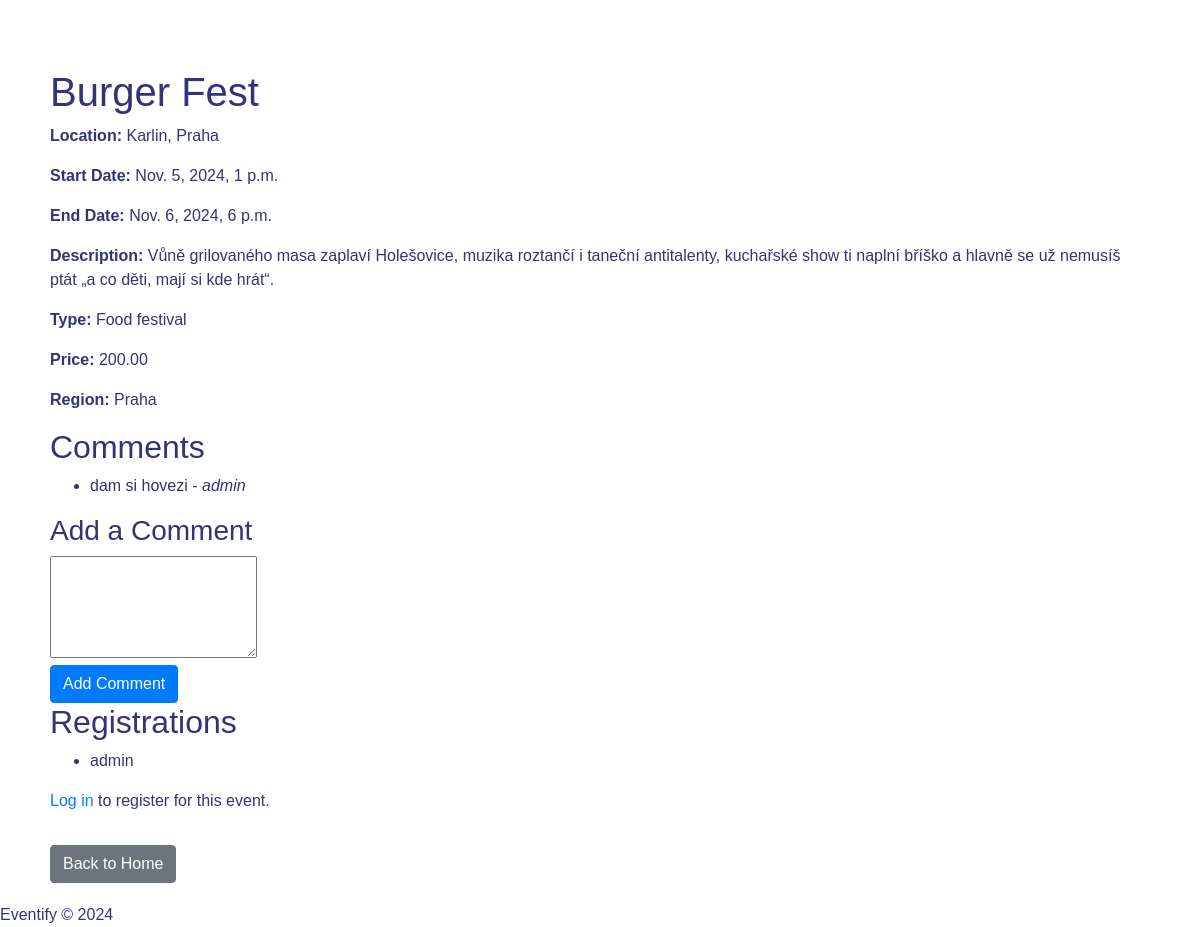
/event/1/, run on an earlier commit of the app's database.
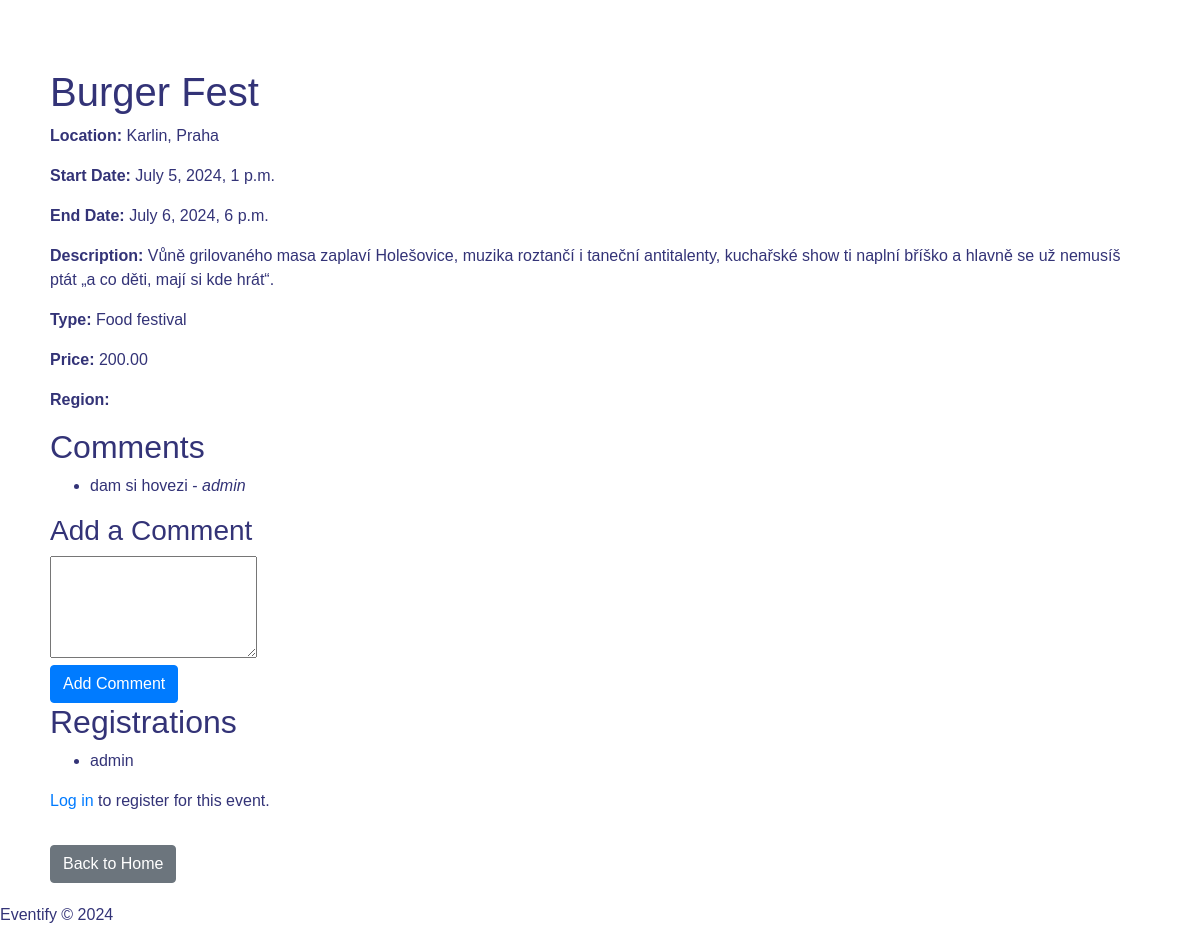
And on a later commit of the database.
### viewer/models.py (models this page shows, shortened)
class Event(models.Model):
    title = models.CharField(
        max_length=100,
    )
    start_date = models.DateTimeField()
    end_date = models.DateTimeField()
    description = models.TextField()
    created_by = models.ForeignKey(User, on_delete=models.CASCADE, related_name='events')
    type = models.CharField(max_length=50)
    price = models.DecimalField(max_digits=10, decimal_places=2)
    location = models.CharField(max_length=200, null=True, blank=True)
    region = models.CharField(max_length=40, choices=REGION_CHOICES, default='')

### viewer/views.py (the view)
# urls.py: path('event/<int:event_id>/', views.event_detail, name='event_detail'),
def event_detail(request, event_id):
    event = get_object_or_404(Event, pk=event_id)
    if request.method == 'POST':
        comment_content = request.POST.get('comment_content')
        if comment_content:
            Comment.objects.create(user=request.user, event=event, content=comment_content)
    comments = event.comments.all().order_by('-created_at')
    registrations = event.registrations.all()
    return render(request, 'viewer/event_detail.html', {
        'event': event,
        'comments': comments,
        'registrations': registrations,
        'is_edit': False,
    })

### viewer/templates/viewer/event_detail.html (shortened to what this page needs)
<!DOCTYPE html>
{% load static %}
<html lang="en">
<head>
    <link rel="stylesheet" href="https://stackpath.bootstrapcdn.com/bootstrap/4.2.1/css/bootstrap.min.css"
>
    <link rel="stylesheet" href="{% static 'viewer/style.css' %}">
</head>
<body>
    <div class="container mt-5">
        <h1>{{ event.title }}</h1>
        <p><strong>Location:</strong> {{ event.location }}</p>
        <p><strong>Start Date:</strong> {{ event.start_date }}</p>
        <p><strong>End Date:</strong> {{ event.end_date }}</p>
        <p><strong>Description:</strong> {{ event.description }}</p>
        <p><strong>Type:</strong> {{ event.type }}</p>
        <p><strong>Price:</strong> {{ event.price }}</p>
        <p><strong>Region:</strong> {{ event.get_region_display }}</p>
        {% if is_edit %}
            <form method="post">
                {% csrf_token %}
                {{ form.as_p }}
                <button type="submit" class="btn btn-primary">Save changes</button>
            </form>
        {% else %}
            <h2>Comments</h2>
            <ul>
                {% for comment in comments %}
                    <li>{{ comment.content }} - <em>{{ comment.user.username }}</em></li>
                {% empty %}
                    <li>No comments yet.</li>
                {% endfor %}
            </ul>
            <h3>Add a Comment</h3>
            <form method="post">
                <textarea name="comment_content" rows="4"></textarea><br>
                <button type="submit" class="btn btn-primary">Add Comment</button>
            </form>
            <h2>Registrations</h2>
            <ul>
                {% for registration in registrations %}
                    <li>{{ registration.user.username }}</li>
                {% empty %}
                    <li>No registrations yet.</li>
                {% endfor %}
            </ul>
            {% if user.is_authenticated %}
                {% if user in event.registrations.all %}
                    <p>You are already registered for this event.</p>
                {% else %}
                    <form method="post" action="{% url 'register_for_event' event.id %}">
                        {% csrf_token %}
                        <button type="submit" class="btn btn-primary">Register for Event</button>
                    </form>
                {% endif %}
            {% else %}
                <p><a href="{% url 'login' %}?next={{ request.path }}">Log in</a> to register for this event.</p>
            {% endif %}
        {% endif %}
        <a href="{% url 'home' %}" class="btn btn-secondary mt-3">Back to Home</a>
    </div>
    {% include 'footer.html' %}
</body>
</html>

What changed in the data, as far as the page shows it:
changed Event "Burger Fest": start_date "Nov. 5, 2024, 1 p.m." → "July 5, 2024, 1 p.m."; end_date "Nov. 6, 2024, 6 p.m." → "July 6, 2024, 6 p.m."; region "Praha" → (not shown)
